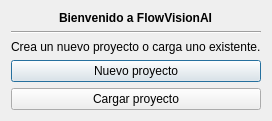
<?xml version="1.0" encoding="UTF-8"?>
<ui version="4.0">
 <class>welcomeWindow</class>
 <widget class="QDialog" name="welcomeWindow">
  <property name="geometry">
   <rect>
    <x>0</x>
    <y>0</y>
    <width>197</width>
    <height>91</height>
   </rect>
  </property>
  <property name="windowTitle">
   <string>FlowVIsionAI v0.0.1</string>
  </property>
  <property name="locale">
   <locale language="Spanish" country="Peru"/>
  </property>
  <layout class="QVBoxLayout" name="windowVerticalLayout">
   <item alignment="Qt::AlignHCenter">
    <widget class="QLabel" name="welcomeLabel">
     <property name="text">
      <string>&lt;span style=&quot;font-weight: bold;&quot;&gt;Bienvenido a FlowVisionAI&lt;/span&gt;</string>
     </property>
    </widget>
   </item>
   <item>
    <widget class="Line" name="line">
     <property name="orientation">
      <enum>Qt::Horizontal</enum>
     </property>
    </widget>
   </item>
   <item>
    <widget class="QLabel" name="descriptionLabel">
     <property name="text">
      <string>Crea un nuevo proyecto o carga uno existente.</string>
     </property>
    </widget>
   </item>
   <item>
    <widget class="QPushButton" name="newProjectButton">
     <property name="text">
      <string>Nuevo proyecto</string>
     </property>
    </widget>
   </item>
   <item>
    <widget class="QPushButton" name="openProjectButton">
     <property name="text">
      <string>Cargar proyecto</string>
     </property>
    </widget>
   </item>
  </layout>
 </widget>
 <resources/>
 <connections/>
</ui>
